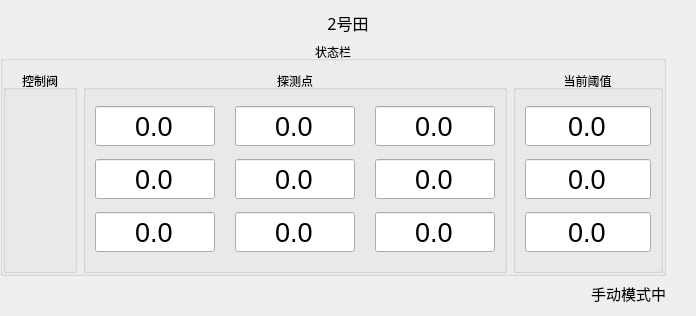
     <widget class="QWidget" name="page_4">
      <layout class="QGridLayout" name="gridLayout_2">
       <property name="leftMargin">
        <number>0</number>
       </property>
       <property name="rightMargin">
        <number>0</number>
       </property>
       <property name="horizontalSpacing">
        <number>30</number>
       </property>
       <item row="1" column="0">
        <widget class="QGroupBox" name="groupBox_31">
         <property name="title">
          <string>状态栏</string>
         </property>
         <property name="alignment">
          <set>Qt::AlignCenter</set>
         </property>
         <layout class="QGridLayout" name="gridLayout_28">
          <property name="leftMargin">
           <number>0</number>
          </property>
          <property name="rightMargin">
           <number>0</number>
          </property>
          <property name="bottomMargin">
           <number>0</number>
          </property>
          <property name="horizontalSpacing">
           <number>6</number>
          </property>
          <item row="0" column="0">
           <widget class="QGroupBox" name="groupBox_32">
            <property name="title">
             <string>控制阀</string>
            </property>
            <property name="alignment">
             <set>Qt::AlignCenter</set>
            </property>
            <layout class="QGridLayout" name="gridLayout_29">
             <item row="0" column="0">
              <widget class="QLabel" name="label_farmtwo_LED1">
               <property name="minimumSize">
                <size>
                 <width>50</width>
                 <height>50</height>
                </size>
               </property>
               <property name="maximumSize">
                <size>
                 <width>60</width>
                 <height>60</height>
                </size>
               </property>
               <property name="text">
                <string/>
               </property>
               <property name="pixmap">
                <pixmap resource="pic.qrc">:/source/pic/light_off.gif</pixmap>
               </property>
               <property name="scaledContents">
                <bool>true</bool>
               </property>
              </widget>
             </item>
             <item row="1" column="0">
              <widget class="QLabel" name="label_farmtwo_LED2">
               <property name="minimumSize">
                <size>
                 <width>50</width>
                 <height>50</height>
                </size>
               </property>
               <property name="maximumSize">
                <size>
                 <width>60</width>
                 <height>60</height>
                </size>
               </property>
               <property name="text">
                <string/>
               </property>
               <property name="pixmap">
                <pixmap resource="pic.qrc">:/source/pic/light_off.gif</pixmap>
               </property>
               <property name="scaledContents">
                <bool>true</bool>
               </property>
              </widget>
             </item>
             <item row="2" column="0">
              <widget class="QLabel" name="label_farmtwo_LED3">
               <property name="minimumSize">
                <size>
                 <width>50</width>
                 <height>50</height>
                </size>
               </property>
               <property name="maximumSize">
                <size>
                 <width>60</width>
                 <height>60</height>
                </size>
               </property>
               <property name="text">
                <string/>
               </property>
               <property name="pixmap">
                <pixmap resource="pic.qrc">:/source/pic/light_off.gif</pixmap>
               </property>
               <property name="scaledContents">
                <bool>true</bool>
               </property>
              </widget>
             </item>
            </layout>
           </widget>
          </item>
          <item row="0" column="1">
           <widget class="QGroupBox" name="groupBox_33">
            <property name="title">
             <string>探测点</string>
            </property>
            <property name="alignment">
             <set>Qt::AlignCenter</set>
            </property>
            <layout class="QGridLayout" name="gridLayout_30">
             <property name="horizontalSpacing">
              <number>20</number>
             </property>
             <item row="0" column="0">
              <widget class="QLineEdit" name="lineEdit_two_1">
               <property name="minimumSize">
                <size>
                 <width>0</width>
                 <height>40</height>
                </size>
               </property>
               <property name="maximumSize">
                <size>
                 <width>120</width>
                 <height>16777215</height>
                </size>
               </property>
               <property name="font">
                <font>
                 <family>Arial</family>
                 <pointsize>20</pointsize>
                </font>
               </property>
               <property name="text">
                <string>0.0</string>
               </property>
               <property name="alignment">
                <set>Qt::AlignCenter</set>
               </property>
               <property name="readOnly">
                <bool>true</bool>
               </property>
               <property name="placeholderText">
                <string/>
               </property>
              </widget>
             </item>
             <item row="0" column="1">
              <widget class="QLineEdit" name="lineEdit_two_2">
               <property name="minimumSize">
                <size>
                 <width>0</width>
                 <height>40</height>
                </size>
               </property>
               <property name="maximumSize">
                <size>
                 <width>120</width>
                 <height>16777215</height>
                </size>
               </property>
               <property name="font">
                <font>
                 <family>Arial</family>
                 <pointsize>20</pointsize>
                </font>
               </property>
               <property name="text">
                <string>0.0</string>
               </property>
               <property name="alignment">
                <set>Qt::AlignCenter</set>
               </property>
               <property name="readOnly">
                <bool>true</bool>
               </property>
               <property name="placeholderText">
                <string/>
               </property>
              </widget>
             </item>
             <item row="0" column="2">
              <widget class="QLineEdit" name="lineEdit_two_3">
               <property name="minimumSize">
                <size>
                 <width>0</width>
                 <height>40</height>
                </size>
               </property>
               <property name="maximumSize">
                <size>
                 <width>120</width>
                 <height>16777215</height>
                </size>
               </property>
               <property name="font">
                <font>
                 <family>Arial</family>
                 <pointsize>20</pointsize>
                </font>
               </property>
               <property name="text">
                <string>0.0</string>
               </property>
               <property name="alignment">
                <set>Qt::AlignCenter</set>
               </property>
               <property name="readOnly">
                <bool>true</bool>
               </property>
               <property name="placeholderText">
                <string/>
               </property>
              </widget>
             </item>
             <item row="1" column="0">
              <widget class="QLineEdit" name="lineEdit_two_4">
               <property name="minimumSize">
                <size>
                 <width>0</width>
                 <height>40</height>
                </size>
               </property>
               <property name="maximumSize">
                <size>
                 <width>120</width>
                 <height>16777215</height>
                </size>
               </property>
               <property name="font">
                <font>
                 <family>Arial</family>
                 <pointsize>20</pointsize>
                </font>
               </property>
               <property name="text">
                <string>0.0</string>
               </property>
               <property name="alignment">
                <set>Qt::AlignCenter</set>
               </property>
               <property name="readOnly">
                <bool>true</bool>
               </property>
               <property name="placeholderText">
                <string/>
               </property>
              </widget>
             </item>
             <item row="1" column="1">
              <widget class="QLineEdit" name="lineEdit_two_5">
               <property name="minimumSize">
                <size>
                 <width>0</width>
                 <height>40</height>
                </size>
               </property>
               <property name="maximumSize">
                <size>
                 <width>120</width>
                 <height>16777215</height>
                </size>
               </property>
               <property name="font">
                <font>
                 <family>Arial</family>
                 <pointsize>20</pointsize>
                </font>
               </property>
               <property name="text">
                <string>0.0</string>
               </property>
               <property name="alignment">
                <set>Qt::AlignCenter</set>
               </property>
               <property name="readOnly">
                <bool>true</bool>
               </property>
               <property name="placeholderText">
                <string/>
               </property>
              </widget>
             </item>
             <item row="1" column="2">
              <widget class="QLineEdit" name="lineEdit_two_6">
               <property name="minimumSize">
                <size>
                 <width>0</width>
                 <height>40</height>
                </size>
               </property>
               <property name="maximumSize">
                <size>
                 <width>120</width>
                 <height>16777215</height>
                </size>
               </property>
               <property name="font">
                <font>
                 <family>Arial</family>
                 <pointsize>20</pointsize>
                </font>
               </property>
               <property name="text">
                <string>0.0</string>
               </property>
               <property name="alignment">
                <set>Qt::AlignCenter</set>
               </property>
               <property name="readOnly">
                <bool>true</bool>
               </property>
               <property name="placeholderText">
                <string/>
               </property>
              </widget>
             </item>
             <item row="2" column="0">
              <widget class="QLineEdit" name="lineEdit_two_7">
               <property name="minimumSize">
                <size>
                 <width>0</width>
                 <height>40</height>
                </size>
               </property>
               <property name="maximumSize">
                <size>
                 <width>120</width>
                 <height>16777215</height>
                </size>
               </property>
               <property name="font">
                <font>
                 <family>Arial</family>
                 <pointsize>20</pointsize>
                </font>
               </property>
               <property name="text">
                <string>0.0</string>
               </property>
               <property name="alignment">
                <set>Qt::AlignCenter</set>
               </property>
               <property name="readOnly">
                <bool>true</bool>
               </property>
               <property name="placeholderText">
                <string/>
               </property>
              </widget>
             </item>
             <item row="2" column="1">
              <widget class="QLineEdit" name="lineEdit_two_8">
               <property name="minimumSize">
                <size>
                 <width>0</width>
                 <height>40</height>
                </size>
               </property>
               <property name="maximumSize">
                <size>
                 <width>120</width>
                 <height>16777215</height>
                </size>
               </property>
               <property name="font">
                <font>
                 <family>Arial</family>
                 <pointsize>20</pointsize>
                </font>
               </property>
               <property name="text">
                <string>0.0</string>
               </property>
               <property name="alignment">
                <set>Qt::AlignCenter</set>
               </property>
               <property name="readOnly">
                <bool>true</bool>
               </property>
               <property name="placeholderText">
                <string/>
               </property>
              </widget>
             </item>
             <item row="2" column="2">
              <widget class="QLineEdit" name="lineEdit_two_9">
               <property name="minimumSize">
                <size>
                 <width>0</width>
                 <height>40</height>
                </size>
               </property>
               <property name="maximumSize">
                <size>
                 <width>120</width>
                 <height>16777215</height>
                </size>
               </property>
               <property name="font">
                <font>
                 <family>Arial</family>
                 <pointsize>20</pointsize>
                </font>
               </property>
               <property name="text">
                <string>0.0</string>
               </property>
               <property name="alignment">
                <set>Qt::AlignCenter</set>
               </property>
               <property name="readOnly">
                <bool>true</bool>
               </property>
               <property name="placeholderText">
                <string/>
               </property>
              </widget>
             </item>
            </layout>
           </widget>
          </item>
          <item row="0" column="2">
           <widget class="QGroupBox" name="groupBox_4">
            <property name="maximumSize">
             <size>
              <width>150</width>
              <height>16777215</height>
             </size>
            </property>
            <property name="title">
             <string>当前阈值</string>
            </property>
            <property name="alignment">
             <set>Qt::AlignCenter</set>
            </property>
            <layout class="QGridLayout" name="gridLayout_27">
             <property name="horizontalSpacing">
              <number>20</number>
             </property>
             <item row="2" column="0">
              <widget class="QLineEdit" name="lineEdit_two_set_1">
               <property name="minimumSize">
                <size>
                 <width>70</width>
                 <height>40</height>
                </size>
               </property>
               <property name="font">
                <font>
                 <family>Arial</family>
                 <pointsize>20</pointsize>
                 <weight>50</weight>
                 <bold>false</bold>
                </font>
               </property>
               <property name="text">
                <string>0.0</string>
               </property>
               <property name="alignment">
                <set>Qt::AlignCenter</set>
               </property>
              </widget>
             </item>
             <item row="3" column="0">
              <widget class="QLineEdit" name="lineEdit_two_set_2">
               <property name="minimumSize">
                <size>
                 <width>70</width>
                 <height>40</height>
                </size>
               </property>
               <property name="font">
                <font>
                 <family>Arial</family>
                 <pointsize>20</pointsize>
                 <weight>50</weight>
                 <bold>false</bold>
                </font>
               </property>
               <property name="text">
                <string>0.0</string>
               </property>
               <property name="alignment">
                <set>Qt::AlignCenter</set>
               </property>
              </widget>
             </item>
             <item row="4" column="0">
              <widget class="QLineEdit" name="lineEdit_two_set_3">
               <property name="minimumSize">
                <size>
                 <width>70</width>
                 <height>40</height>
                </size>
               </property>
               <property name="font">
                <font>
                 <family>Arial</family>
                 <pointsize>20</pointsize>
                 <weight>50</weight>
                 <bold>false</bold>
                </font>
               </property>
               <property name="text">
                <string>0.0</string>
               </property>
               <property name="alignment">
                <set>Qt::AlignCenter</set>
               </property>
              </widget>
             </item>
            </layout>
           </widget>
          </item>
         </layout>
        </widget>
       </item>
       <item row="0" column="0" colspan="2">
        <widget class="QLabel" name="label">
         <property name="maximumSize">
          <size>
           <width>16777215</width>
           <height>30</height>
          </size>
         </property>
         <property name="font">
          <font>
           <family>黑体</family>
           <pointsize>12</pointsize>
          </font>
         </property>
         <property name="text">
          <string>2号田</string>
         </property>
         <property name="alignment">
          <set>Qt::AlignCenter</set>
         </property>
        </widget>
       </item>
       <item row="2" column="0">
        <widget class="QLabel" name="label_Auto_2">
         <property name="maximumSize">
          <size>
           <width>16777215</width>
           <height>30</height>
          </size>
         </property>
         <property name="font">
          <font>
           <family>Arial</family>
           <pointsize>11</pointsize>
          </font>
         </property>
         <property name="text">
          <string>手动模式中</string>
         </property>
         <property name="alignment">
          <set>Qt::AlignRight|Qt::AlignTrailing|Qt::AlignVCenter</set>
         </property>
        </widget>
       </item>
      </layout>
     </widget>
